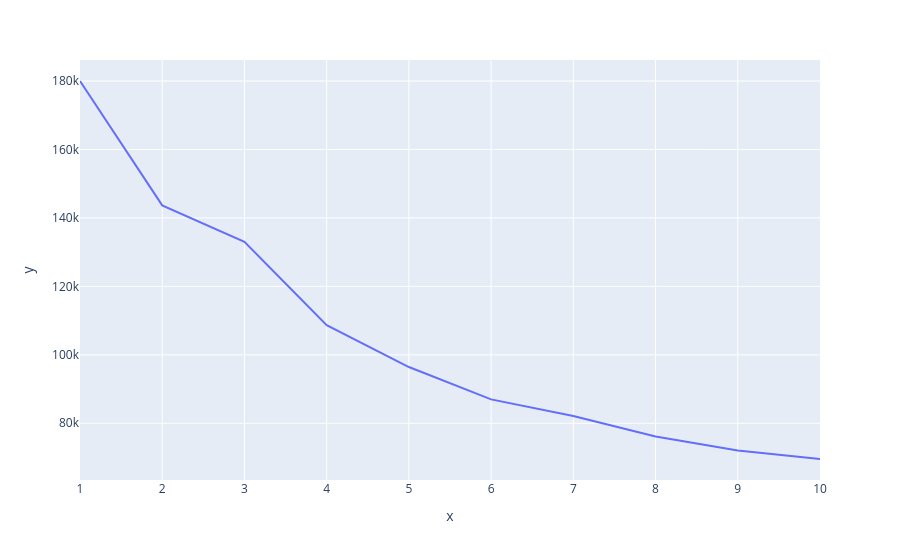

The notebook cell this image was saved under:
### Code cell
grafico = px.line(x = range(1, 11), y = wcss)
grafico.show()

### Figure 1 — Plotly figure (JSON) as saved in the notebook; plotly's stock layout.template omitted (floating-point values rounded to 4 significant figures)
{"data": [{"hovertemplate": "x=%{x}<br>y=%{y}<extra></extra>", "legendgroup": "", "line": {"color": "#636efa", "dash": "solid"}, "marker": {"symbol": "circle"}, "mode": "lines", "name": "", "orientation": "v", "showlegend": false, "type": "scatter", "x": [1, 2, 3, 4, 5, 6, 7, 8, 9, 10], "xaxis": "x", "y": [180000.0, 143600.0, 133000.0, 108600.0, 96430.0, 86990.0, 82120.0, 76130.0, 72020.0, 69570.0], "yaxis": "y"}], "layout": {"legend": {"tracegroupgap": 0}, "margin": {"t": 60}, "xaxis": {"anchor": "y", "domain": [0, 1], "title": {"text": "x"}}, "yaxis": {"anchor": "x", "domain": [0, 1], "title": {"text": "y"}}}}
